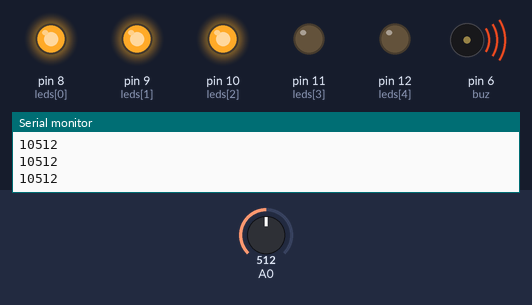
The sketch below on a simulated Arduino Uno, built with avr-gcc and run on an emulated ATmega328P. On the bench: output pins drawn as LEDs (lit = HIGH), buzzer (waves = sounding), the last lines printed to the serial monitor. Inputs (shaded band) come from the test bench; at power-on: A0 = 512.

Above: at 1.2 s.
1.3 s: A0 set to 589
2.8 s: A0 set to 612
At 3.6 s:
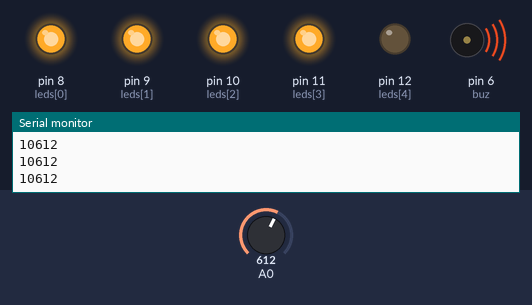
4.3 s: A0 set to 789
5.8 s: A0 set to 818
At 7.0 s:
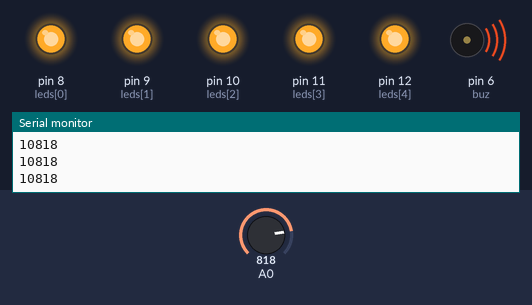
7.3 s: A0 set to 390
At 8.2 s:
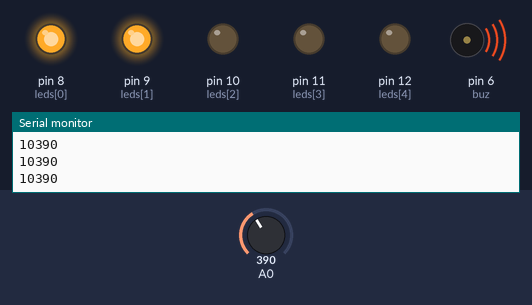
8.8 s: A0 set to 417
At 9.3 s:
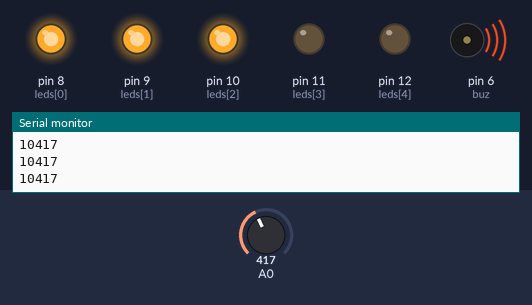
Timing chart, 0 to 11.3 s (numbered marks = the images above; inputs shaded):
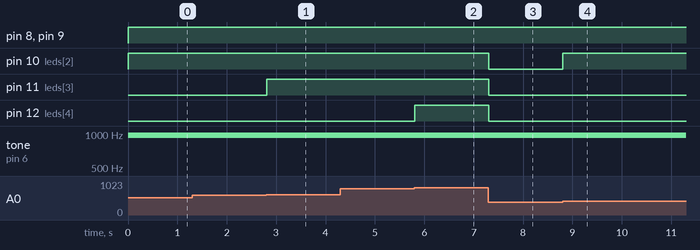

Measured:
- the behaviour switches between 600 and 601 on A0 (found by bisection; images 0 and 1)
- the behaviour switches between 800 and 801 on A0 (found by bisection; images 1 and 2)
- the behaviour switches between 400 and 401 on A0 (found by bisection; images 3 and 4)
- after the input at 2.8 s, pin 11 (leds[3]): LOW → HIGH at once
- after the input at 5.8 s, pin 12 (leds[4]): LOW → HIGH at once
- after the input at 7.3 s, pin 10 (leds[2]), pin 11 (leds[3]), pin 12 (leds[4]): HIGH → LOW at once
- after the input at 8.8 s, pin 10 (leds[2]): LOW → HIGH at once

The sketch:

_5_leds_potenciometro.ino
```cpp
int leds[]={8,9,10,11,12};

int buz = 6;
int pot;
int n=0;

void setup(){
   for(n=0;n<5;n++) {
            pinMode(leds[n],OUTPUT);
  }
  Serial.begin(9600);
}

void loop(){
  pot = analogRead(0);// variable pot entrada analógica en A0
  Serial.print(10);
  Serial.println(pot);
  if (pot==0)
      encender(0);
  else if(pot > 0 && pot <= 200){
     encender(1);
  }
  else if(pot >= 200 && pot <= 400){
     encender(2);
  }
  else if(pot >= 400 && pot <= 600){
     encender(3);
  }
  else if(pot >= 600 && pot <= 800){
      encender(4);
  }
  else if(pot >= 800){
      encender(5);
  }

  // sonorá el buzzer si supera el valor 1000
  if (pot >=1000)
      beep(200);
  else
    beep(0);
}

void encender(int x){
 for(n=0;n<x;n++)
         digitalWrite(leds[n],HIGH);
 for(n=x;n<5;n++)
        digitalWrite(leds[n],LOW);
}

void beep(unsigned char pausa) {
            analogWrite(buz, 20);
            delay(pausa);                      // Espera
            analogWrite(buz, 0);     // Apaga
            delay(pausa);                      // Espera
}
```
